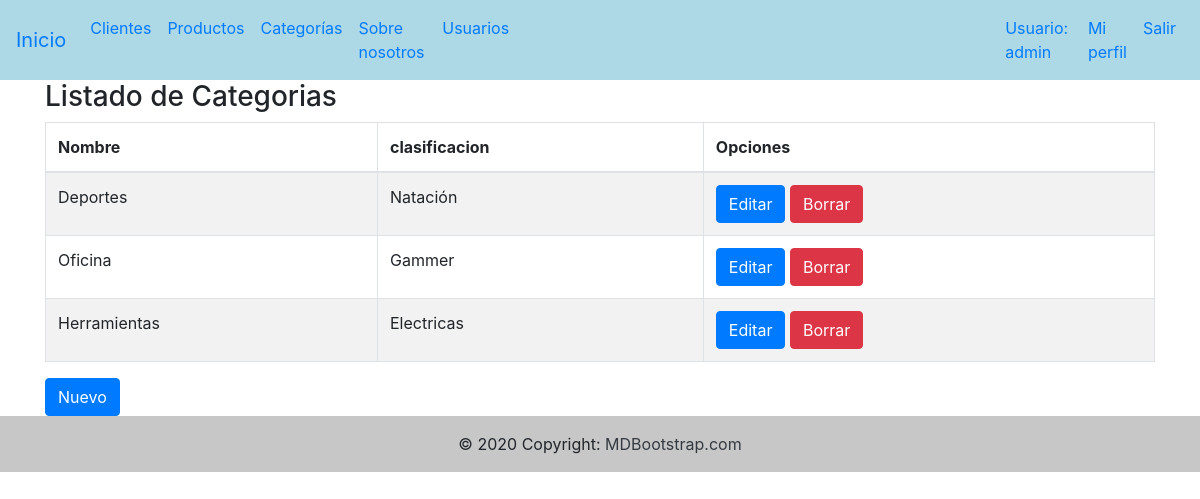
The app's page /categoria/categoria/ (signed in), older data.
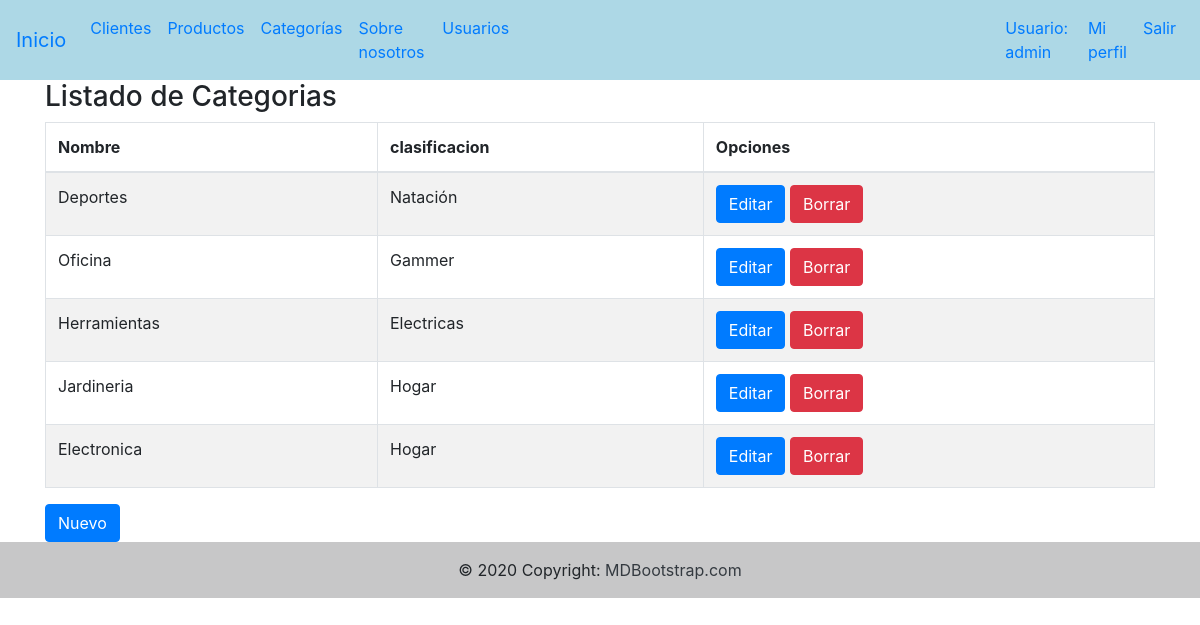
The same page, newer data.
### categorias/models.py (models this page shows, shortened)
class Categorias(models.Model):
     nombre=models.CharField(max_length=50)
     clasificacion=models.CharField(max_length=50)

### categorias/views.py (the view)
# urls.py: path('categoria/', views.lista_categorias, name="lista_categorias"),
@login_required
def lista_categorias(request):
    categoria=Categorias.objects.all()
    return render(request, "categoria/categoria.html",{"categoria": categoria})

### templates/categoria/categoria.html (shortened to what this page needs)
{% extends 'base.html' %}
{% block contenido %}
<div class="container">
    <h3>Listado de Categorias</h3>
    <table id="example" class="table table-striped table-bordered" style="width:100%">
        <thead>
            <tr>
                <th>Nombre</th>
                <th>clasificacion</th>
                <th>Opciones</th>
            </tr>
        </thead>
        <tbody>
            {% for categoria in categoria %}
            <tr>
                <td>{{categoria.nombre}}</td>
                <td>{{categoria.clasificacion}}</td>
                <td><a href="/categoria/editar_categoria/{{categoria.id}}" class="btn btn-primary">Editar</a>
                    <a href="/categoria/borrar_categoria/{{categoria.id}}/" class="btn btn-danger">Borrar</a></td>
            </tr>
            {% endfor %}
        </tbody>
    </table>
</div>
<div class="container">
    <a href="/categoria/nueva_categoria/" class="btn btn-primary">Nuevo</a>
</div>
{% endblock %}

Row changes from the older to the newer data that the page shows:
added Categorias: nombre "Jardineria", clasificacion "Hogar"
added Categorias: nombre "Electronica", clasificacion "Hogar"
